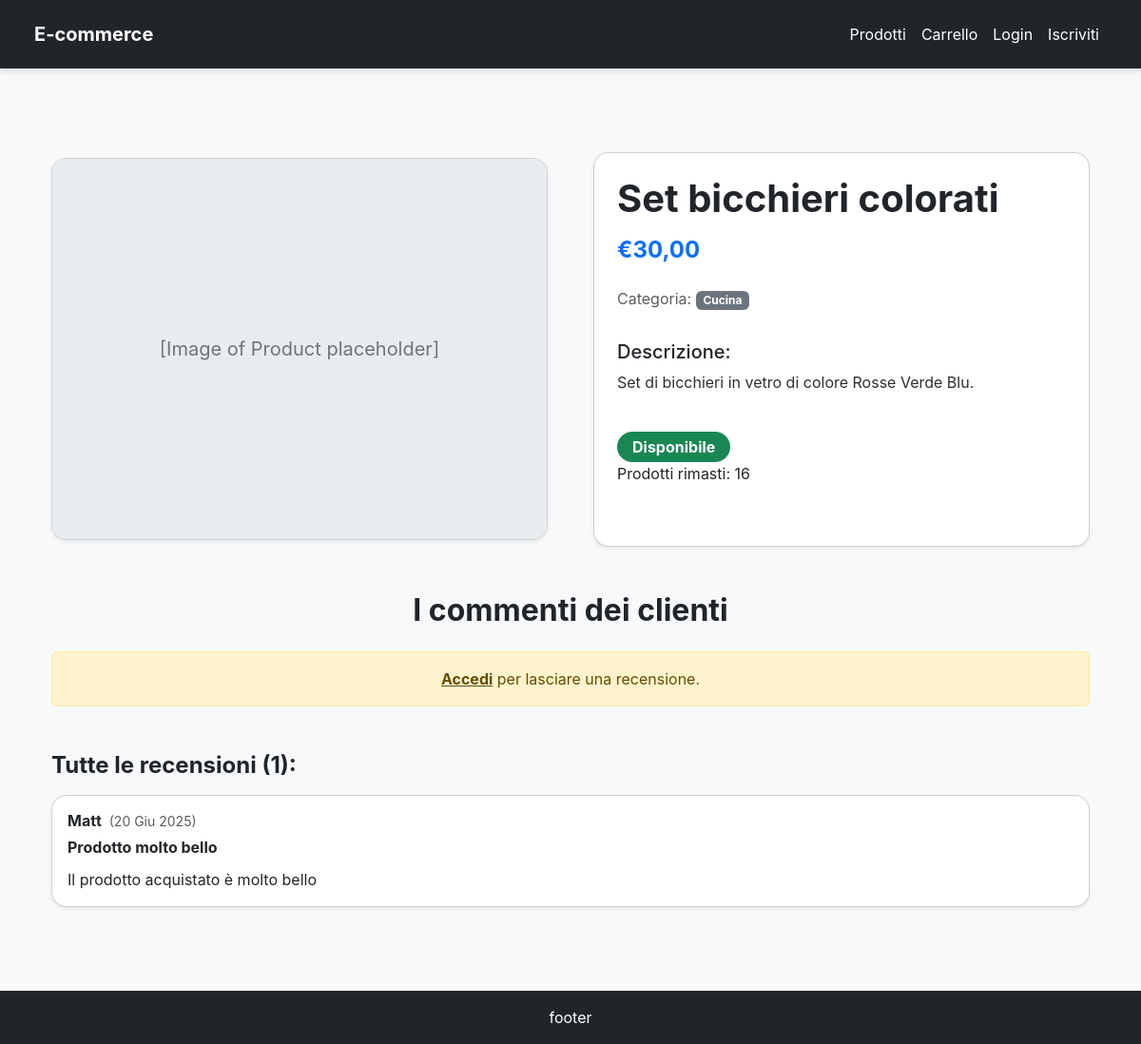
/products/set-bicchieri-colorati/, run on an earlier commit of the app's database.
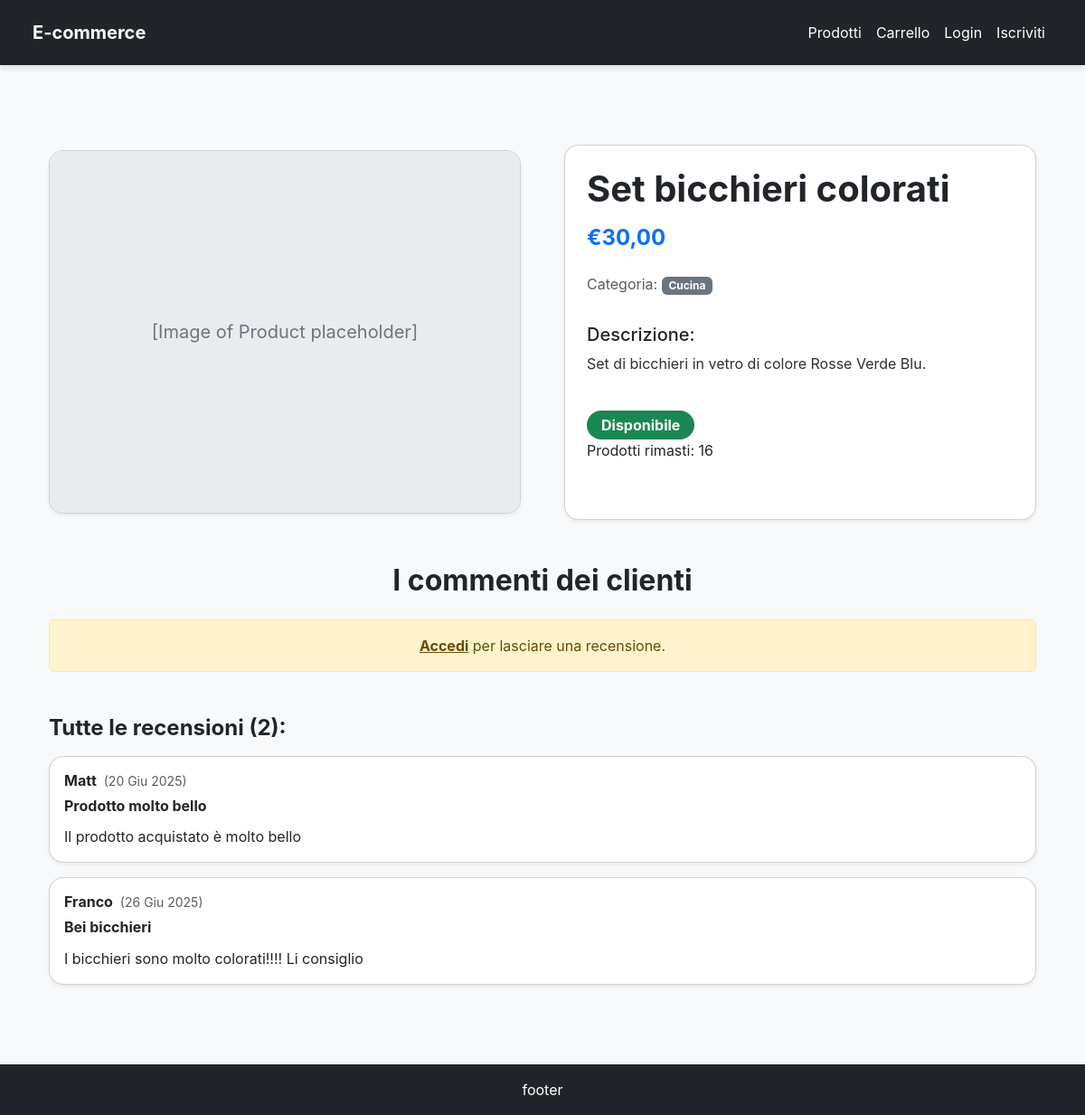
And on a later commit of the database.
### products/models.py (models this page shows, shortened)
class Product(models.Model):
    name = models.CharField(max_length=200, verbose_name="Nome Prodotto")
    slug = AutoSlugField(populate_from='name', unique=True, always_update=True)
    category = models.ForeignKey(
        Category,
        on_delete=models.SET_NULL,
        null=True,
        blank=True,
        related_name='products',
        verbose_name="Categoria"
    )
    description = models.TextField(verbose_name="Descrizione prodotto")
    price = models.DecimalField(
        max_digits=10,
        decimal_places=2,
        verbose_name="Prezzo in €"
    )
    stock = models.IntegerField(
        default=0,
        verbose_name="Quantità Disponibile",
        help_text="Quantità di prodotti disponibili in magazzino."
    )
    created_at = models.DateTimeField(auto_now_add=True, verbose_name="Data Creazione")
    updated_at = models.DateTimeField(auto_now=True, verbose_name="Ultimo Aggiornamento")
    class Meta:
        ordering = ('name',)
        verbose_name = "Prodotto"
        verbose_name_plural = "Prodotti"

class Category(models.Model):
    name = models.CharField(max_length=100, unique=True, verbose_name="Nome Categoria")
    slug = AutoSlugField(populate_from='name', unique=True, always_update=True)
    class Meta:
        ordering = ('name',)
        verbose_name_plural = "Categorie"

class Review(models.Model):
    customer = models.ForeignKey(settings.AUTH_USER_MODEL, on_delete=models.CASCADE)
    product = models.ForeignKey(Product, on_delete=models.CASCADE)
    title = models.CharField(max_length=100)
    text = models.TextField(blank=True)
    created_at = models.DateTimeField(auto_now_add=True)
    class Meta:
        unique_together = ('customer', 'product')

### accounts/models.py (models this page shows, shortened)
class CustomUser(AbstractUser):
    birth_date = models.DateField(blank=True, null=True)
    REQUIRED_FIELDS = ['email', 'first_name', 'last_name', 'birth_date']
    class Meta:
        permissions = [
            ('can_access_manager_dashboard', 'Può accedere alla dashboard degli store manager'),
            ('can_access_customer_dashboard', 'Può accedere alla dashboard clienti')
        ]

### products/views.py (the view, shortened to what this page needs)
# urls.py: path("<slug:slug>/", ProductDetails.as_view(), name="product_details"),
class ProductDetails(DetailView):
    model = Product
    template_name = "product_details.html"
    context_object_name = 'product'
    slug_field = 'slug'
    slug_url_kwarg = 'slug'
    def get_context_data(self, **kwargs):
        context = super().get_context_data(**kwargs)
        product = self.get_object()
        context['reviews'] = Review.objects.filter(product=product)
        context['review_form'] = None
        context['has_purchased'] = False
        context['user_review'] = None
        return context

### templates/product_details.html (shortened to what this page needs)
{% extends 'base.html' %}
{% load crispy_forms_tags %}
{% block content %}
<div class="container my-5">
    <div class="row gx-5 align-items-center">
        <div class="col-md-6 mb-4 mb-md-0">
            <div class="card shadow-sm rounded-card overflow-hidden">
                <div class="img-placeholder" style="height: 400px;">
                    [Image of Product placeholder]
                </div>
            </div>
        </div>
        <div class="col-md-6">
            <div class="card shadow-sm rounded-card p-4">
                <h1 class="fw-bold text-dark mb-3">{{ product.name }}</h1>
                <h4 class="text-primary fw-bold mb-4">€{{ product.price|floatformat:2 }}</h4>
                <p class="text-muted mb-2">Categoria: <span class="badge bg-secondary">{{ product.category.name }}</span></p>
                <h5 class="mt-4 mb-2 text-dark">Descrizione:</h5>
                <p class="text-secondary-emphasis">{{ product.description }}</p>
                <div class="mt-4 mb-4">
                    {% if product.stock > 0 %}
                        <span class="badge bg-success fs-6 py-2 px-3 rounded-pill">Disponibile</span>
                        <p>Prodotti rimasti: {{ product.stock }}</p>
                    {% else %}
                        <span class="badge bg-danger fs-6 py-2 px-3 rounded-pill">Non disponibile</span>
                    {% endif %}
                </div>
            </div>
        </div>
    </div>
    <div class="row mt-5">
        <div class="col-12">
            <h2 class="fw-bold text-dark mb-4 text-center">I commenti dei clienti</h2>
            {% if user.is_authenticated %}
                {% if user_review %}
                    <div class="card shadow-lg rounded-card p-4 mb-4 border border-warning">
                        <h4 class="fw-bold text-warning mb-3">La tua recensione:</h4>
                        <p><strong>Titolo:</strong> {{ user_review.title }}</p>
                        <p><strong>Commento:</strong> {{ user_review.text|default:"Nessun commento." }}</p>
                        <p class="text-muted small">Pubblicato il: {{ user_review.created_at|date:"d M Y, H:i" }}</p>
                        <button class="btn btn-outline-warning rounded-pill mt-3" data-bs-toggle="modal" data-bs-target="#editReviewModal">Modifica la tua Recensione</button>
                    </div>
                    <div class="modal fade" id="editReviewModal" tabindex="-1" aria-labelledby="editReviewModalLabel" aria-hidden="true">
                        <div class="modal-dialog modal-dialog-centered">
                            <div class="modal-content rounded-card">
                                <div class="modal-header">
                                    <h5 class="modal-title" id="editReviewModalLabel">Modifica la tua Recensione</h5>
                                    <button type="button" class="btn-close" data-bs-dismiss="modal" aria-label="Close"></button>
                                </div>
                                <form method="post" action="{% url 'add_review' product.slug %}">
                                    {% csrf_token %}
                                    <div class="modal-body">
                                        {{ review_form|crispy }}
                                    </div>
                                    <div class="modal-footer">
                                        <button type="button" class="btn btn-secondary rounded-pill" data-bs-dismiss="modal">Annulla</button>
                                        <button type="submit" class="btn btn-primary rounded-pill">Salva Modifiche</button>
                                    </div>
                                </form>
                            </div>
                        </div>
                    </div>
                {% elif has_purchased %}
                    <div class="card shadow-lg rounded-card p-4 mb-4">
                        <h4 class="fw-bold text-dark mb-3">Lascia la tua recensione:</h4>
                        <form method="post" action="{% url 'add_review' product.slug %}">
                            {% csrf_token %}
                            {{ review_form|crispy }}
                            <button type="submit" class="btn btn-success rounded-pill mt-3">Invia Recensione</button>
                        </form>
                    </div>
                {% else %}
                    {% if perms.orders.add_order %}
                    <div class="alert alert-info text-center" role="alert">
                        Acquista questo prodotto e attendi che l'ordine sia 'Consegnato' per lasciare una recensione.
                    </div>
                        {% endif %}
                {% endif %}
            {% else %}
                <div class="alert alert-warning text-center" role="alert">
                    <a href="{% url 'login' %}" class="alert-link">Accedi</a> per lasciare una recensione.
                </div>
            {% endif %}
            <h4 class="fw-bold text-dark mb-3 mt-5">Tutte le recensioni ({{ reviews.count }}):</h4>
            {% if reviews %}
                {% for review in reviews %}
                <div class="card p-3 mb-3 shadow-sm rounded-card">
                    <div class="d-flex align-items-center mb-2">
                        <h6 class="fw-bold mb-0 me-2">{{ review.customer.username }}</h6>
                        <span class="text-muted small">({{ review.created_at|date:"d M Y" }})</span>
                    </div>
                    <div class="mb-2">
                        <h6 class="fw-bold mb-1">{{ review.title }}</h6>
                    </div>
                    <p class="mb-0">{{ review.text|default:"Nessun commento." }}</p>
                </div>
                {% endfor %}
            {% else %}
                <div class="alert alert-light text-center" role="alert">
                    Ancora nessuna recensione per questo prodotto. Sii il primo a recensire!
                </div>
            {% endif %}
        </div>
    </div>
</div>
{% endblock content %}

### templates/base.html (shortened to what this page needs)
<!DOCTYPE html>
<html lang="it">
<head>
    <link href="https://cdn.jsdelivr.net/npm/bootstrap@5.3.3/dist/css/bootstrap.min.css" rel="stylesheet"
          xintegrity="sha384-QWTKZyjpPEjISv5WaRU9Oer_idvLwtxj0s3rNb+eD+PjSgWvKWHB/a8P+fK7">
</head>
<body class="d-flex flex-column min-vh-100">
    <nav class="navbar navbar-expand-lg fixed-top navbar-dark bg-dark px-4 py-3">
        <div class="container-fluid">
        {% if perms.accounts.can_access_manager_dashboard %}
        <a class="navbar-brand fw-bold text-white" href="{% url 'store_manager_dashboard' %}">E-commerce - spazio dedicato allo staff</a>
        {% else %}
            <a class="navbar-brand fw-bold text-white" href="/">E-commerce</a>
        {% endif %}
            <div class="collapse navbar-collapse" id="navbarNav">
                {% if user.is_authenticated and perms.accounts.can_access_customer_dashboard %}
                <ul class="navbar-nav ms-auto">
                    <li class="nav-item">
                        <a class="nav-link text-white" href="{% url 'product_list' %}">Prodotti</a>
                    </li>
                    <li class="nav-item">
                        <a class="nav-link text-white" href="{% url 'cart' %}">Carrello</a>
                    </li>
                    <li class="nav-item dropdown">
                        <a class="nav-link dropdown-toggle" href="#" role="button" data-bs-toggle="dropdown" aria-expanded="false">
                            {{ user.username }}
                        </a>
                        <ul class="dropdown-menu">
                            <li><a class="dropdown-item" href="{% url 'dashboard' %}">Profilo</a></li>
                            <li><a class="dropdown-item" href="{% url 'my_orders' %}">I miei ordini</a></li>
                            <li>
                                <form action="{% url 'logout' %}" method="post" class="d-inline">
                                        {% csrf_token %}
                                        <button type="submit" class="dropdown-item">Logout</button>
                                </form>
                            </li>
                        </ul>
                    </li>
                </ul>
                {% else %}
                <ul class="navbar-nav ms-auto">
                    <li class="nav-item">
                        <a class="nav-link text-white" href="{% url 'product_list' %}">Prodotti</a>
                    </li>
                    <li class="nav-item">
                        <a class="nav-link text-white" href="{% url 'cart' %}">Carrello</a>
                    </li>
                    <li class="nav-item">
                        <a class="nav-link text-white" href="{% url 'login' %}">Login</a>
                    </li>
                    <li class="nav-item">
                        <a class="nav-link text-white" href="{% url 'signup' %}">Iscriviti</a>
                    </li>
                </ul>
                {% endif %}
            </div>
        </div>
    </nav>
    <main class="container my-4 flex-grow-1">
        {% block content %}
        {% endblock content %}
    </main>
    <footer class="bg-dark text-white text-center py-3 mt-auto rounded-top-lg">
        <div class="container">
            <p class="mb-0">footer</p>
        </div>
    </footer>
</body>
</html>

### templates/base.html (style rules this page uses)
body { font-family: 'Inter', sans-serif; background-color: #f8f9fa; padding-top: 4.5rem; }
.rounded-card { border-radius: 1rem; }
.navbar { box-shadow: 0 4px 6px rgba(0, 0, 0, 0.1); }
.img-placeholder { background-color: #e9ecef; display: flex; align-items: center; justify-content: center; font-size: 1.25rem; color: #6c757d; height: 200px; border-radius: 0.5rem; }

What changed in the data, as far as the page shows it:
added Review: customer.username "Franco", created_at "26 Giu 2025", title "Bei bicchieri", text "I bicchieri sono molto colorati!!!! Li consiglio"
Also different on the page:
{{ reviews.count }}: "1" → "2"
